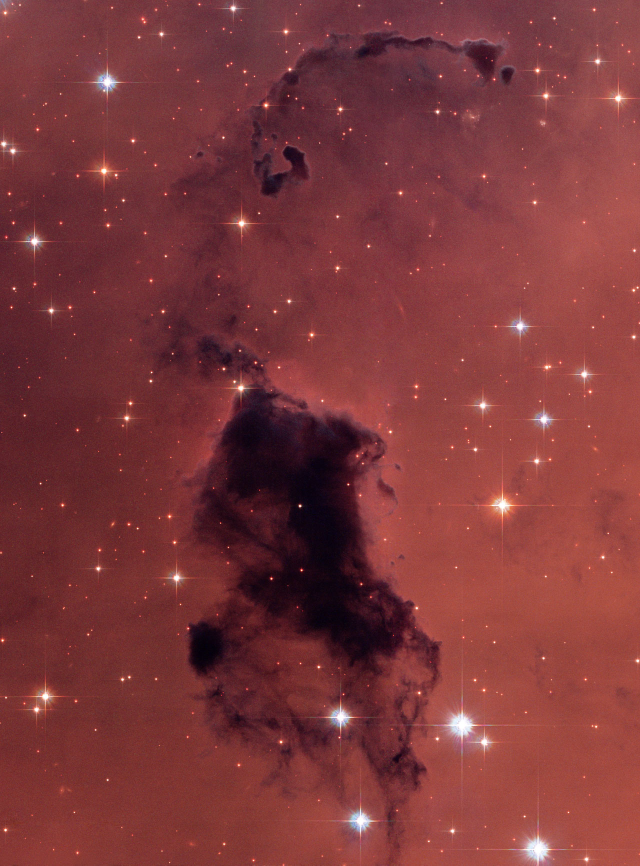
%> input picture Images/027_opo0613a.jpg, 1280 x 1731 px (shown at 1/2 size)
$ octave Test_MP2D_Basic.m   (GNU Octave 9; MATLAB toolbox functions it lacks are replaced by stand-ins)
%> lines starting %> are read from the running program, lines starting %| are printed output that depends on the picture
### LoadImage.m
function [mImage, sInfo, map] = LoadImage(imagePath)
%> called with imagePath = '027_opo0613a.jpg'
% Takes the path to an image file as input and retutns a matrix
% representing the image and a structure containing meta information

% Check if file exists
if exist(imagePath,'file') ~= 2

    error('%s not found in current directory or on MATLAB search path!',imagePath);

end

% Assume its an image if imfinfo doesn't throw an exception
try

    sInfo = imfinfo(imagePath);

catch ME

    error('%s does not appear to be an image',imagePath);

end

% Read the image into a matrix
try

    [mImage, map] = imread(imagePath);
%> mImage is the input picture: size 1731x1280x3 uint8; mean R, G, B 125, 56.1, 58.3
%> map = []

catch ME

    error('%s cannot be read!',imagePath);

end

### MImage2Grey.m
function [mImageGrey, bitDepth] = MImage2Grey(mImage,sInfo,map)
% Converts indexed and truecolor image matrices to greyScale.
% Retutns  a double precision greyscale image matrix and the bitdepth of each pixel.
% If the bitdepth is not in the sInfo structure the function approximates
% it using the max and min pixel values.

if nargin < 2 || nargin > 3

    error('Wrong number of input arguments');

elseif nargin == 2

    map = [];

end

% Check ColorType field exists
if isfield(sInfo,'ColorType')

    colorType = sInfo.ColorType;

else

    error('Cannot convert to greyscale as oringinal color type is not availiable!')

end

bitDepth = 0;
if isfield(sInfo,'BitDepth')

        bitDepth = sInfo.BitDepth;

else

        fprintf('BitDepth not avaliable using an approximation!\n');

end

if strcmp(colorType, 'grayscale')

    mImageGrey = double(mImage);

    if isempty(bitDepth) || bitDepth == 0

        bitDepth = ApproxBitdepth(mImageGrey);

    end

elseif strcmp(colorType, 'truecolor')

    mImageGrey = double(rgb2gray(mImage));

    if isempty(bitDepth) || bitDepth == 0

        bitDepth = ApproxBitdepth(mImageGrey);

    else

        % Assume 3 colorplanes
        bitDepth = bitDepth/3;

    end

    fprintf('Supplied image is truecolor, converted to greyscale %i bit image\n', bitDepth);


elseif strcmp(colorType, 'indexed')

    if isempty(map)

        error('Cannot convert indexed image without color map to grey scale!')

    else

        mImageGrey = double(ind2gray(mImage,map));

        if isempty(bitDepth) || bitDepth == 0

            bitDepth = ApproxBitdepth(mImage);

        end

        fprintf('Supplied image is indexed, converted to greyscale %i bit image\n', bitDepth);

    end

end

### BlockImage.m
function [cImage, nYBlocks, nXBlocks] = BlockImage(mImage, blockWidth)
% Check the image can be split exactly into square blocks of width
% blockWidth
[y x] = size(mImage);

if mod(y,blockWidth) || mod(x,blockWidth);

    error('\n\nA %ix%i image cannot be split exactly into square blocks of width %i',y,x,blockWidth);

    % Present option of possible block sizes of resize
%     fprintf('A %ix%i image cannot be split exactly into square blocks of width %i',y,x,blockWidth);
%     option = input('Enter 1 to exit or 2 to reduce the size of the input image\n');
%
%     if option == 1

end

% Split the image into a cell array of square blocks
cImage = mat2cell(mImage, blockWidth*ones(1, (y/blockWidth)), ...
    blockWidth*ones(1, (x/blockWidth)));
[nYBlocks, nXBlocks]  = size(cImage);

### NormDict.m
function D = NormDict( D, delta )
% NormDict normalizes a given dictionary
%
% Usage:    D = NormDict( D, delta );
%           D = NormDict( D );
%
% Inputs:
%   D       non-normalized dictionary
%   delta   parameter, the discrete norm of D is multiplied by sqrt(delta)
%           (default value is 1)
% Outputs:
%   D       normalized dictionary
%
% Remark: It normalizes the columns of matrix D.

% See http://www.ncrg.aston.ac.uk/Projects/BiOrthog/ for more details

name='NORMDICT';

tol=1e-7;
if nargin==1 delta=1;end
N=size(D,2);

for i=1:N
  nor=norm(D(:,i))*sqrt(delta);
  if nor>tol
    D(:,i)= D(:,i)/nor;
  else
    fprintf('\n%s: Function with inner product equaled to %g found\n',name,nor);
  end
end


%Copyright (C) 2006 Miroslav ANDRLE and Laura REBOLLO-NEIRA
%
%This program is free software; you can redistribute it and/or modify it under the terms
%of the GNU General Public License as published by the Free Software Foundation; either
%version 2 of the License, or (at your option) any later version.
%
%This program is distributed in the hope that it will be useful, but WITHOUT ANY WARRANTY;
%without even the implied warranty of MERCHANTABILITY or FITNESS FOR A PARTICULAR PURPOSE.
%See the GNU General Public License for more details.
%
%You should have received a copy of the GNU General Public License along with this program;
%if not, write to the Free Software Foundation, Inc., 51 Franklin Street, Fifth Floor,
%Boston, MA  02110-1301, USA.

### CalcPSNR2.m
function psnr = CalcPSNR2( mImage1, mImage2, maxIntensity )
% CalcPSNR returns the PSNR between the original image and its approximation
%
% Calculates the Peak Signal to Noise Ratio (PSNR) between 2 matrices containing
% pixel intensity values.
%
% Usage:            psnr = CalcPSNR( mImage1, mImage2 );
%
% Inputs:
%   mImage1         matrix of pixel intensity values representing the original image
%   mImage2         matrix of pixel intensity values representing the approximated image
%   maxIntensity    maximum allowed pixel intensity, defualt is 256 (8 bit image)
%
% Outputs:
%    psnr       the PSNR resulting from the  approximation
%

error(nargchk(2,3,nargin));

if nargin < 3

    maxIntensity = 255;

end

%e = double(mImage1) - double(mImage2);
%[ y, x ] = size(e);
%mse = sum( e(:).^2 )/( x*y );
[ y, x ] = size(mImage1);
mse=sum(sum((mImage1-mImage2).^2));
mse=mse/( x*y );
psnr = 10*log10(((maxIntensity)^2)/mse);

### DCos.m
function mCosines = DCos( szSpace, nFrequencies, redundancy )
% DCos generates a matrix whos columns are discrete cosine vectors.
%
% Returns discrete cosine vectors that belong to the Euclidean space of size szSpace.  The
% deafult is to return a basis for the space.
%
% Usage             mCosines = DCos( szSpace, nFrequencies, redundancy );
%                   mCosines = DCos( szSpace, nFrequencies );
%                   mCosines = DCos( szSpace );
%
% Inputs:
%   szSpace         the size of the Euclidean space the vectors should belong to
%   nFrequencies    number of frequencies to use starting from 0.  If not specified will
%                   be the same as the size of the space
%   redundancy      redundancy of the dictionary, the default is 1 (basis)
%
% Outputs:
%   mCosines        matrix whos columns are discrete cosine vectors.

% See   http://www.ncrg.aston.ac.uk/Projects/HNLApprox/
%       http://www.nonlinear-approx.info/

error(nargchk(1,3,nargin));

if nargin <2

    nFrequencies = szSpace;
    redundancy = 1;

elseif nargin < 3

    redundancy = 1;

end

n = 1:nFrequencies;
k = 1:szSpace;
N = redundancy*szSpace;
mCosines = cos( pi*(2*k-1)'*((n-1)/(2*N)) );

### DSin.m
function mSines = DSin( szSpace, nFrequencies, redundancy )
% DCos generates a matrix whos columns are discrete cosine vectors.
%
% Returns discrete cosine vectors that belong to the Euclidean space of size szSpace.  The
% deafult is to return a basis for the space.
%
% Usage             mCosines = DCos( szSpace, nFrequencies, redundancy );
%                   mCosines = DCos( szSpace, nFrequencies );
%                   mCosines = DCos( szSpace );
%
% Inputs:
%   szSpace         the size of the Euclidean space the vectors should belong to
%   nFrequencies    number of frequencies to use starting from 0.  If not specified will
%                   be the same as the size of the space
%   redundancy      redundancy of the dictionary, the default is 1 (basis)
%
% Outputs:
%   mCosines        matrix whos columns are discrete cosine vectors.

% See   http://www.ncrg.aston.ac.uk/Projects/HNLApprox/
%       http://www.nonlinear-approx.info/

error(nargchk(1,3,nargin));

if nargin <2

    nFrequencies = szSpace;
    redundancy = 1;

elseif nargin < 3

    redundancy = 1;

end

n = 1:nFrequencies;
k = 1:szSpace;
N = redundancy*szSpace;
mSines = sin( pi*(2*k-1)'*(n/(2*N)) );

### get_dict_TrigPlus.m
Lx=bw;
Ly=bw;
a=2; %redundacy for trigonometric dictionaries
DDxc=DCos(Lx,a*Lx,a);
DDxc=NormDict(DDxc); %normalize redundant Cosine Dictionary
%
DDxs=DSin(Ly,a*Ly,a);
DDxs=NormDict(DDxs); %normalize redundant Sine Dictionary
%
Dx=[DDxc DDxs eye(bw,bw)]; %Cosie-Sine dictionary + the Standard Euclidean basis: eye(bw,bw)
Dy=Dx;

### Test_MP2D_Basic.m
%Example to test the routine MP2D_Basic for Dan
%To change the Image change ImagePath
%To change the tolerance for the approximation change pss
%To change the block's size change BlockWidth
ImagePath='027_opo0613a.jpg'
pss=40
BlockWidth=16%blocksize
bw=BlockWidth;
%
%===============================
%Step 1) load the image
%
[mImage, sInfo, map] = LoadImage(ImagePath); %e
%> sInfo = 1 region; FileSize, Width, Height, BitDepth and NumberOfSamples: 382239 1280 1731 24 3; map = []
%==============================
%Step 2) convert it to Grey
%
[mI, bitDepth] = MImage2Grey(mImage, sInfo, map);%
%> in MImage2Grey, `colorType = sInfo.ColorType;`: colorType = 'truecolor'
%> in MImage2Grey, `bitDepth = sInfo.BitDepth;`: bitDepth = 24
%> in MImage2Grey, `mImageGrey = double(rgb2gray(mImage));`:
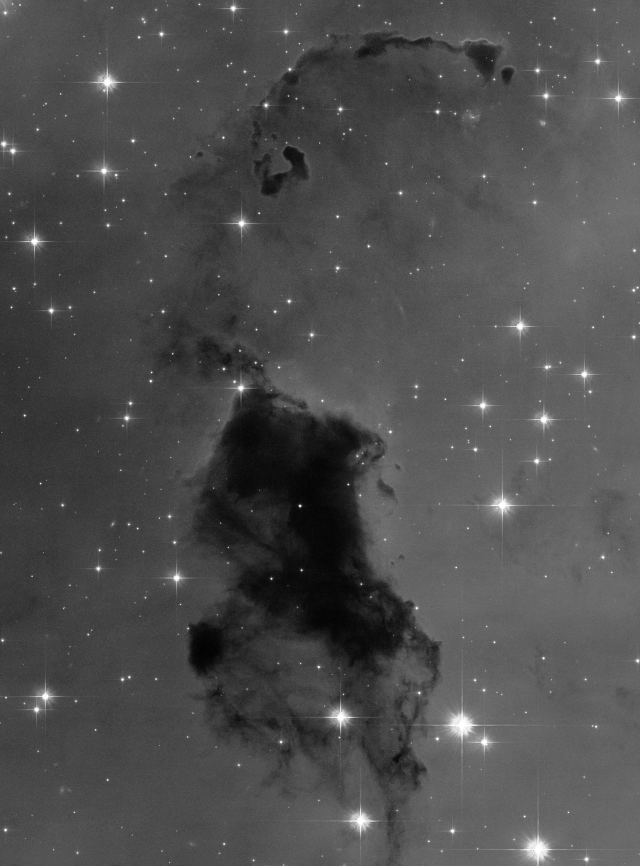
%> mImageGrey: size 1731x1280 double (shown at 1/2 size); min 1, max 255, mean 76.9
%> in MImage2Grey, `bitDepth = bitDepth/3;`: bitDepth = 8
%| Supplied image is truecolor, converted to greyscale 8 bit image
%> bitDepth = 8
%===============================
%
s=floor(size(mI)/bw)
%> s = [108 80]
%
mI=mI(1:s(1)*bw,1:s(2)*bw); %rezise the images to be divisible by BlockWidth;
%
MaxIntb=255; %assume 8-bit image
%
tic;
%===============================
%Step 3) makes a partition for the image into cells
%
[cmI, nYBlocks, nXBlocks] = BlockImage(mI, BlockWidth); %for blocking the image in cells
%> cmI = 8640 items; nYBlocks = 108; nXBlocks = 80
%===============================
[Lx,Ly]=size(cmI{1,1}); %get block size
%> Lx = 16; Ly = 16
delta=1/(Lx*Ly);
%> delta = 0.00391
cmIa= cell(nYBlocks,nXBlocks);
%> cmIa = 8640 items
No=Lx*Ly; %Max Number of atoms (Lx*Ly is to stop by error in the approximation)
%> No = 256
Maxit=50000; %Max number of iteration
tol=MaxIntb^2/(10^(pss/10))%set the approximaiton quality according to the desired PSNR (pss)
tol2=sqrt(tol*(Lx*Ly))
%> tol2 = 40.8
%
%====== Input Dictionary===================
%Step 4)
get_dict_TrigPlus %get dictionaries Dx and Dy
%
%============================================
%Setp 5)  loop for approximating each block (sequencially with sigle processor)
q=0;
nCoe=0;
for i = 1:nYBlocks
for j = 1:nXBlocks
 q=q+1;
 B=cmI{i,j};
 [cmIa{i,j},Di1{q},Di2{q},c{q}]=MP2D_Basic(B,Dx,Dy,tol2,No,Maxit);%(Approximate each block)
%save the outputs in cells
 nCoe = nCoe + numel(c{q}); %count the total nonzero coefficients
end
end
%> this loop made 108 passes
%> after the loop, Di1 = 8640 items; Di2 = 8640 items; c = 8640 items; nCoe = 101218; q = 8640
%===================================================================================
%Setp 6)
clear mImage
mImage=cell2mat(cmIa);%assemble the images from the blocks
%> mImage: size 1728x1280 double
fprintf('PSNR of the approximation\n');
PSNR=CalcPSNR2(mI,mImage,MaxIntb) % PSNR of the approximation
%> in CalcPSNR2, `mse=sum(sum((mImage1-mImage2).^2));`: mse = 13712829.6
%> in CalcPSNR2, `mse=mse/( x*y );`: mse = 6.2
%> in CalcPSNR2, `psnr = 10*log10(((maxIntensity)^2)/mse);`: psnr = 40.21
%> PSNR = 40.21
fprintf('Sparsity Ratio');
SR= numel(mI)/nCoe % Sparsity ratio
%> SR = 21.85
toc;
figure(1)
imshow(uint8(mI)) %original image
figure(2)
imshow(uint8(mImage))% approximated image
